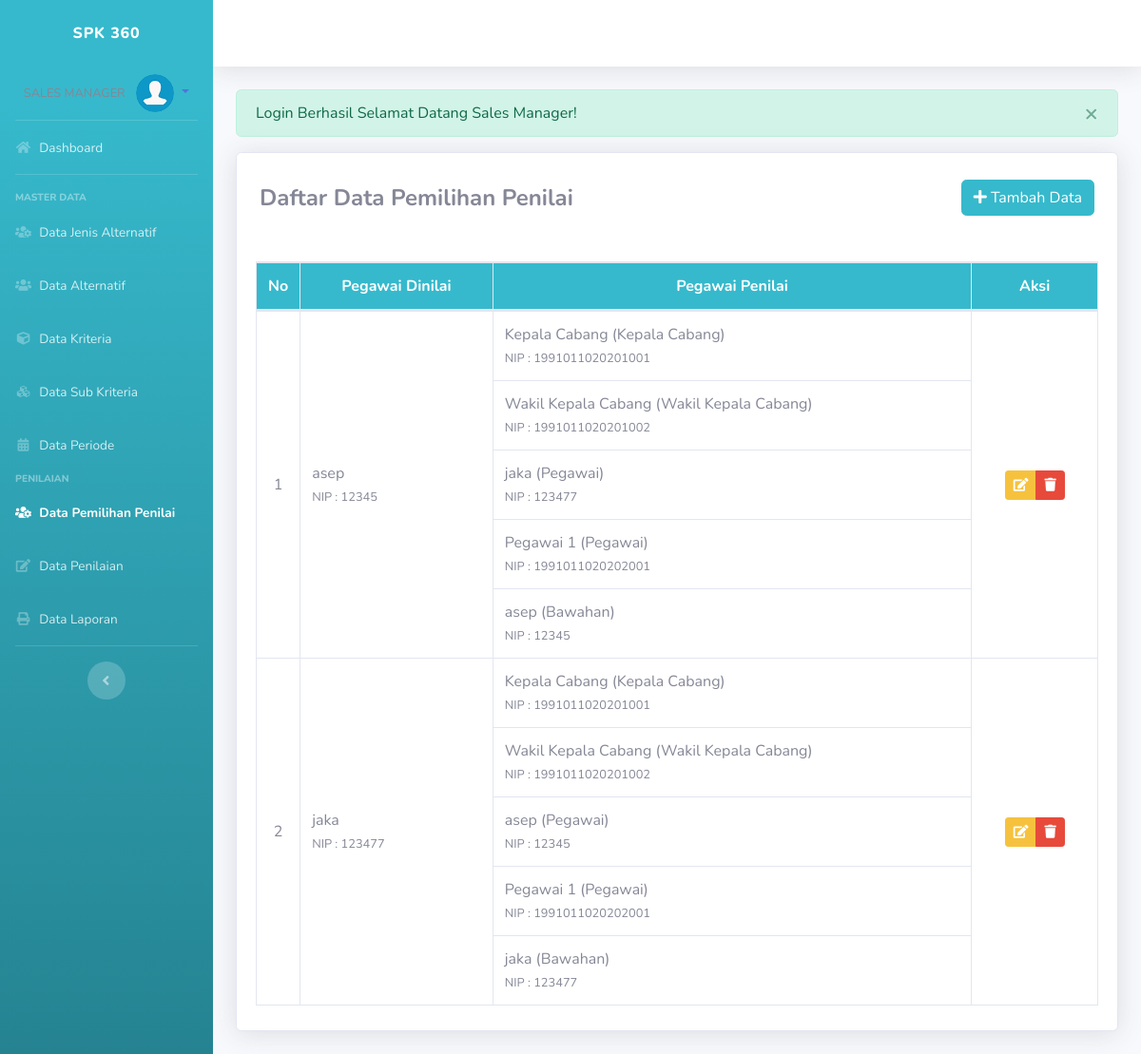
Page /admin/index.php?p=memilihpen (signed in) on the earlier database version.
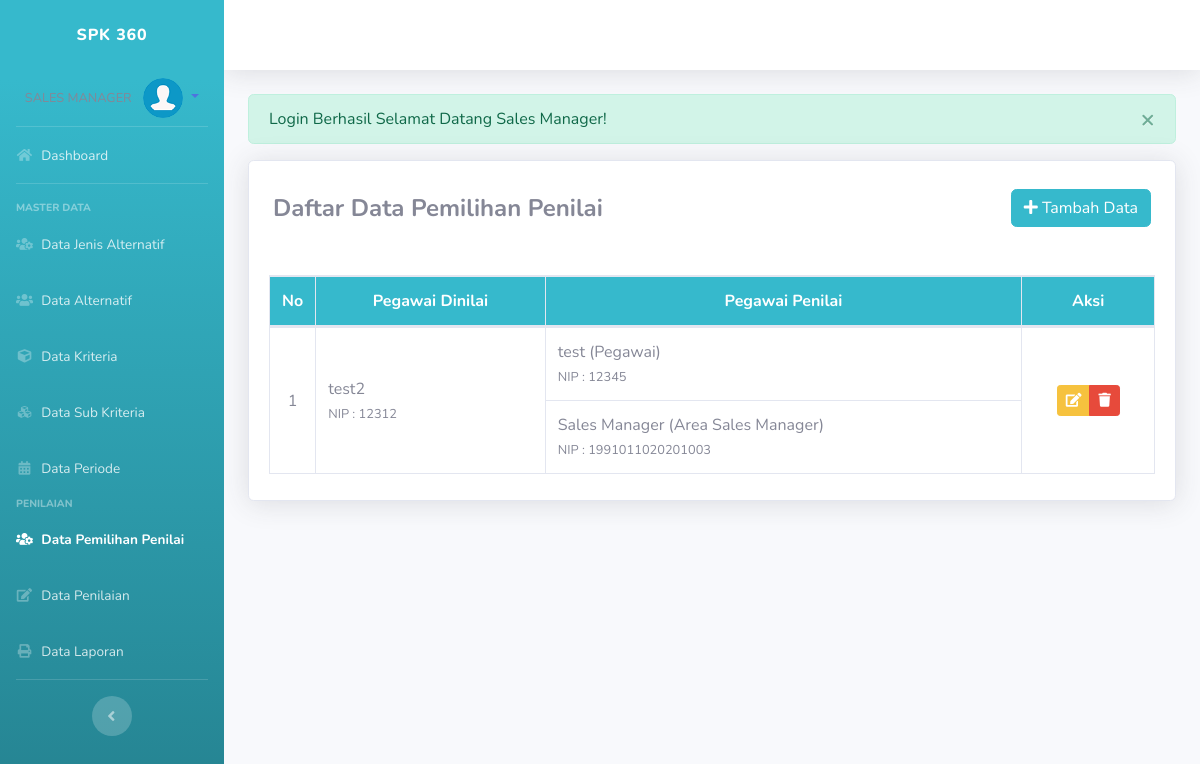
Same page on the later database version.
### tables this page shows
CREATE TABLE `penilai` (
  `id_penilai` int(11) NOT NULL,
  `nip` char(18) DEFAULT NULL,
  `id_periode` int(11) DEFAULT NULL
);

CREATE TABLE `user` (
  `nip` char(18) NOT NULL,
  `id_jenis_user` int(11) DEFAULT NULL,
  `password` varchar(100) DEFAULT NULL,
  `nama_guru` varchar(100) DEFAULT NULL,
  `status_guru` varchar(100) DEFAULT NULL,
  `alamat` text DEFAULT NULL,
  `tempat_lahir` varchar(100) DEFAULT NULL,
  `tgl_lahir` date DEFAULT NULL,
  `jenis_kelamin` char(1) DEFAULT NULL,
  `status_nikah` char(1) DEFAULT NULL,
  `no_telp` varchar(20) DEFAULT NULL,
  `area_kerja` varchar(255) DEFAULT NULL
);

CREATE TABLE `jenis_user` (
  `id_jenis_user` int(10) NOT NULL,
  `jabatan` varchar(20) DEFAULT NULL,
  `level` int(11) DEFAULT NULL
);

CREATE TABLE `penilai_detail` (
  `id_penilai_detail` int(11) NOT NULL,
  `id_penilai` int(11) NOT NULL,
  `nip` char(16) NOT NULL
);

### config/koneksi.php (called while the page is built, shortened)
<?php
	$host	= 'localhost';
	$user	= 'root';
	$pass	= '';
	$db		= 'spksales';
	$con=mysqli_connect($host, $user, $pass, $db);
	function get_tahun_ajar_id()
	{
		global $con;
		$sql = "SELECT * FROM periode WHERE status_periode = 1";
		$q = mysqli_query($con, $sql);
		$row = mysqli_fetch_array($q);
		return $row['id_periode'];
	}
?>

### admin/pages/memilihpen.php (the view, shortened to what this page needs)
<?php if (isset($_SESSION["flash"])) { ?>
	<div class="alert alert-<?= $_SESSION["flash"]["type"]; ?> alert-dismissible alert_model" role="alert">
		<button type="button" class="close" data-dismiss="alert" aria-label="Close">
			<span aria-hidden="true">&times;</span>
		</button>
		<?= $_SESSION["flash"]["head"]; ?> <?= $_SESSION["flash"]["msg"]; ?>
	</div>
<?php unset($_SESSION['flash']);
} ?>
<div class="card shadow mb-4">
	<div class="card-body">
		<div class="d-flex justify-content-between align-items-center mt-2 mb-5 mx-1">
			<h4 class="m-0 font-weight-bold"> Daftar Data Pemilihan Penilai</h6>
				<button type="button" class="btn btn-info" data-toggle="modal" data-target="#exampleModalCenter"><i class="fa fa-plus"></i> Tambah Data</button>
		</div>
		<table class="table table-bordered" id="dataTable" width="100%" cellspacing="0">
			<thead class="bg-info text-white">
				<tr align="center">
					<th width="5%">No</th>
					<th>Pegawai Dinilai</th>
					<th>Pegawai Penilai</th>
					<th width="15%">Aksi</th>
				</tr>
			</thead>
			<tbody>
				<?php
				$i = 0;
				$fi = 0;
				$idper = get_tahun_ajar_id();
				$sql = "SELECT a.*, b.id_penilai_detail, b.nip as 'nip_dinilai', c.nama_guru as 'penilai', d.nama_guru as 'dinilai', e.jabatan FROM penilai a JOIN penilai_detail b ON a.id_penilai = b.id_penilai  JOIN user c ON a.nip = c.nip JOIN user d ON b.nip = d.nip JOIN jenis_user e ON d.id_jenis_user = e.id_jenis_user WHERE a.id_periode = $idper ORDER BY a.nip, e.level DESC";
				$q = mysqli_query($con, $sql);
				while ($row = mysqli_fetch_array($q)) {
					if ($row['nip'] != $row['nip_dinilai']) {
						$ket = $row['jabatan'];
					} else {
						$ket = "Bawahan";
					}
					if ($fi == 0) {
						$odd = '';
						if ($i % 2 == 0) {
							$odd = 'class="tr_odd"';
						}
						$id_pen = $row['id_penilai'];
						$sqls = "SELECT COUNT(id_penilai) as total from penilai_detail where id_penilai = $id_pen";
						$count = mysqli_query($con,$sqls);
						while ($jumlah = mysqli_fetch_array($count)) {
							$rowspan = $jumlah['total'];
						}
				?>
						<tr <?= $odd; ?>>
							<td rowspan="<?= $rowspan ?>" class="align-middle text-center"><?= ++$i; ?></td>
							<td rowspan="<?= $rowspan ?>" class="align-middle"><?= $row['penilai'] . '<br><small>NIP : ' . $row['nip'] . '</small>'; ?></td>
							<td><?= $row['dinilai'] . ' (' . $ket . ') <br><small>NIP : ' . $row['nip_dinilai'] . '</small>'; ?></td>
							<td rowspan="<?= $rowspan ?>" class="align-middle text-center">
								<div class="btn-group" role="group">
									<button data-toggle="tooltip" data-placement="bottom" title="Edit Data" class="btn btn-warning btn-sm  btn_ubah" data-id="<?= $row['id_penilai']; ?>"><i class="fa fa-edit"></i></button>
									<button data-toggle="tooltip" data-placement="bottom" title="Hapus Data" class="btn btn-danger btn-sm btn_hapus" data-id="<?= $row['id_penilai']; ?>"><i class="fa fa-trash"></i></button>
								</div>
							</td>
						</tr>
					<?php } else { ?>
						<tr <?= $odd; ?>>
							<td><?= $row['dinilai'] . ' (' . $ket . ') <br><small>NIP : ' . $row['nip_dinilai'] . '</small>'; ?></td>
						</tr>
				<?php }
					$fi++;
					if ($fi >= $rowspan) {
						$fi = 0;
					}
				}
				?>
			</tbody>
		</table>
	</div>
</div>

Differences in the rows shown:
removed penilai: nip.nama_guru "asep", nip "12345", user.nama_guru "Kepala Cabang", jenis_user.jabatan "Kepala Cabang", penilai_detail.nip "1991011020201001", user.nama_guru "Wakil Kepala Cabang", jenis_user.jabatan "Wakil Kepala Cabang", penilai_detail.nip "1991011020201002", user.nama_guru "jaka", jenis_user.jabatan "Pegawai", penilai_detail.nip "123477", user.nama_guru "Pegawai 1", penilai_detail.nip "1991011020202001", nip.nip "Bawahan", penilai_detail.nip "12345"
removed penilai: nip.nama_guru "jaka", nip "123477", user.nama_guru "Kepala Cabang", jenis_user.jabatan "Kepala Cabang", penilai_detail.nip "1991011020201001", user.nama_guru "Wakil Kepala Cabang", jenis_user.jabatan "Wakil Kepala Cabang", penilai_detail.nip "1991011020201002", user.nama_guru "asep", jenis_user.jabatan "Pegawai", penilai_detail.nip "12345", user.nama_guru "Pegawai 1", penilai_detail.nip "1991011020202001", nip.nip "Bawahan", penilai_detail.nip "123477"
added penilai: nip.nama_guru "test2", nip "12312", user.nama_guru "test", jenis_user.jabatan "Pegawai", penilai_detail.nip "12345", user.nama_guru "Sales Manager", jenis_user.jabatan "Area Sales Manager", penilai_detail.nip "1991011020201003"
